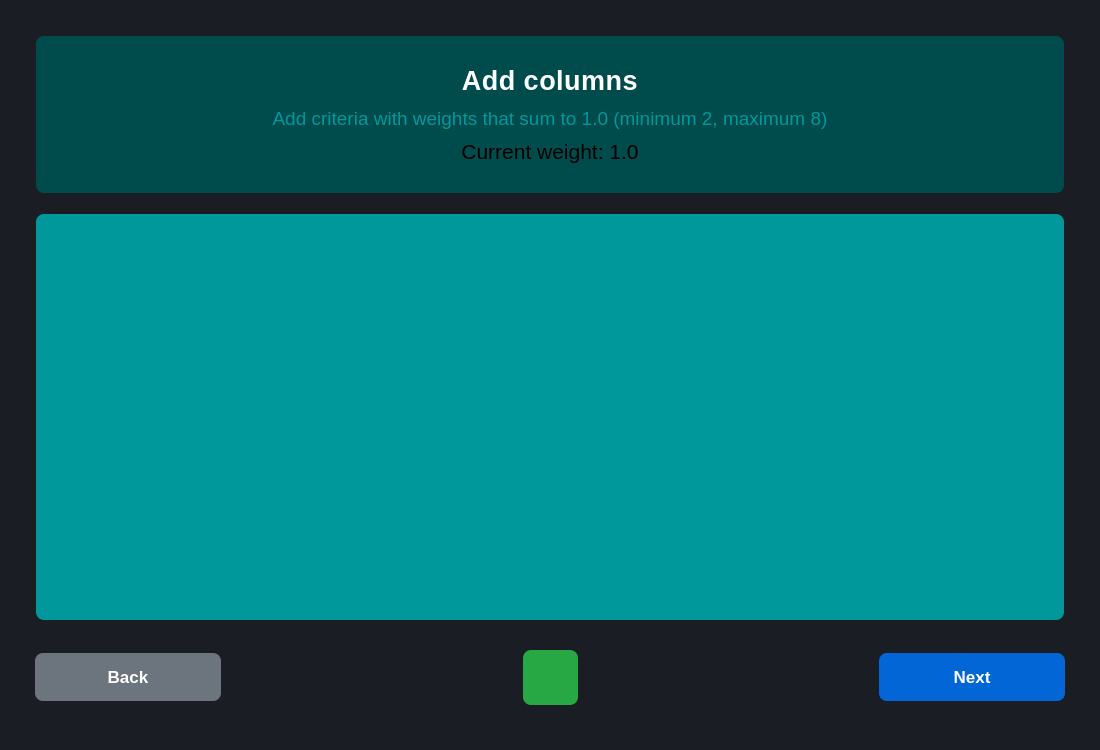
<?xml version="1.0" encoding="UTF-8"?>
<ui version="4.0">
 <class>form</class>
 <widget class="QWidget" name="form">
  <property name="geometry">
   <rect>
    <x>0</x>
    <y>0</y>
    <width>1100</width>
    <height>750</height>
   </rect>
  </property>
  <property name="windowTitle">
   <string>Weighted Decision Matrix</string>
  </property>
  <property name="styleSheet">
   <string notr="true">/* =========================
   Global settings
   ========================= */
#form {
    background-color: #1a1d23;
	font-family: Segoe UI;
}

/* Selection colors */
QLineEdit {
	selection-background-color: #4a9eff;
	selection-color: #ffffff;
}

/* =========================
   Frames
   ========================= */
QFrame {
    border-radius: 8px;
}

#titleFrame {
    background: #004b4c;
    padding: 20px;
	margin: 25px 25px 15px 25px;
    border: none;
}

#contentFrame {
    background-color: #00989b;
    padding: 20px;
	margin: 0px 25px 15px 25px;
    border: none;
}

#buttonsFrame {
    background-color: transparent;
	margin: 0px 15px 25px 15px;
}

/* =========================
   Title styling
   ========================= */
#titleLabel {
    font-size: 20pt;
    font-weight: 600;
    color: #ffffff;
    letter-spacing: 0.5px;
}

#instructionLabel {
    font-size: 14pt;
    font-weight: 400;
    color: #00989b;
    margin-top: 5px;
}

#weightLabel {
	margin-top: 3
}

/* =========================
   Scroll area
   ========================= */
QScrollArea {
    border: none;
    background-color: transparent;
}

QScrollBar:vertical {
    border: none;
    background: #d1d5da;
    width: 10px;
    border-radius: 5px;
    margin: 0px;
}

QScrollBar::handle:vertical {
    background: #959da5;
    border-radius: 5px;
    min-height: 20px;
}

QScrollBar::handle:vertical:hover {
    background: #6a737d;
}

QScrollBar::add-line:vertical, QScrollBar::sub-line:vertical {
    height: 0px;
    border: none;
    background: none;
}

QScrollBar::add-page:vertical, QScrollBar::sub-page:vertical {
    background: none;
}

/* =========================
   Item cards
   ========================= */
#criteriaWidget {
    background-color: transparent;
}

/* =========================
   Buttons
   ========================= */
#backBtn {
    background-color: #6c757d;
    color: #ffffff;
    border: none;
    border-radius: 8px;
    padding: 14px 28px;
    font-size: 13pt;
    font-weight: 600;
    min-width: 130px;
}

#backBtn:hover {
    background-color: #5a6268;
}

#backBtn:pressed {
    background-color: #545b62;
}

#backBtn:disabled {
    background-color: #6c757d;
    color: #adb5bd;
}

#addBtn {
    background-color: #28a745;
    color: #ffffff;
    border: none;
    border-radius: 8px;
    font-size: 24pt;
    font-weight: bold;
    min-width: 55px;
    min-height: 55px;
    max-width: 55px;
    max-height: 55px;
}

#addBtn:hover {
    background-color: #34ce57;
}

#addBtn:pressed {
    background-color: #1e7e34;
}

#nextBtn {
    background-color: #0366d6;
    color: #ffffff;
    border: none;
    border-radius: 8px;
    padding: 14px 28px;
    font-size: 13pt;
    font-weight: 600;
    min-width: 130px;
}

#nextBtn:hover {
    background-color: #0256c5;
}

#nextBtn:pressed {
    background-color: #024ea4;
}

#nextBtn:disabled {
    background-color: #6c757d;
    color: #adb5bd;
}

#backBtn:disabled {
    background-color: #6c757d;
    color: #adb5bd;
}
</string>
  </property>
  <layout class="QVBoxLayout" name="verticalLayout">
   <item>
    <widget class="QFrame" name="titleFrame">
     <property name="frameShape">
      <enum>QFrame::StyledPanel</enum>
     </property>
     <layout class="QVBoxLayout" name="verticalLayout_2">
      <item>
       <widget class="QLabel" name="titleLabel">
        <property name="text">
         <string>Add columns</string>
        </property>
        <property name="alignment">
         <set>Qt::AlignCenter</set>
        </property>
       </widget>
      </item>
      <item>
       <widget class="QLabel" name="instructionLabel">
        <property name="text">
         <string>Add criteria with weights that sum to 1.0 (minimum 2, maximum 8)</string>
        </property>
        <property name="alignment">
         <set>Qt::AlignCenter</set>
        </property>
       </widget>
      </item>
      <item>
       <widget class="QLabel" name="weightLabel">
        <property name="font">
         <font>
          <pointsize>16</pointsize>
         </font>
        </property>
        <property name="text">
         <string>Current weight: 1.0</string>
        </property>
        <property name="alignment">
         <set>Qt::AlignCenter</set>
        </property>
       </widget>
      </item>
     </layout>
    </widget>
   </item>
   <item>
    <widget class="QFrame" name="contentFrame">
     <property name="frameShape">
      <enum>QFrame::StyledPanel</enum>
     </property>
     <layout class="QVBoxLayout" name="verticalLayout_3">
      <item>
       <widget class="QScrollArea" name="scrollArea">
        <property name="widgetResizable">
         <bool>true</bool>
        </property>
        <widget class="QWidget" name="criteriaWidget">
         <property name="geometry">
          <rect>
           <x>0</x>
           <y>0</y>
           <width>966</width>
           <height>310</height>
          </rect>
         </property>
         <layout class="QVBoxLayout" name="criteriaLayout">
          <property name="spacing">
           <number>10</number>
          </property>
         </layout>
        </widget>
       </widget>
      </item>
     </layout>
    </widget>
   </item>
   <item>
    <widget class="QFrame" name="buttonsFrame">
     <property name="frameShape">
      <enum>QFrame::NoFrame</enum>
     </property>
     <layout class="QHBoxLayout" name="horizontalLayout">
      <property name="spacing">
       <number>15</number>
      </property>
      <item>
       <widget class="QPushButton" name="backBtn">
        <property name="text">
         <string>Back</string>
        </property>
       </widget>
      </item>
      <item>
       <spacer name="horizontalSpacer">
        <property name="orientation">
         <enum>Qt::Horizontal</enum>
        </property>
        <property name="sizeHint" stdset="0">
         <size>
          <width>40</width>
          <height>20</height>
         </size>
        </property>
       </spacer>
      </item>
      <item>
       <widget class="QPushButton" name="addBtn">
        <property name="text">
         <string/>
        </property>
        <property name="icon">
         <iconset>
          <normaloff>icons/add.png</normaloff>icons/add.png</iconset>
        </property>
        <property name="iconSize">
         <size>
          <width>30</width>
          <height>30</height>
         </size>
        </property>
       </widget>
      </item>
      <item>
       <spacer name="horizontalSpacer_2">
        <property name="orientation">
         <enum>Qt::Horizontal</enum>
        </property>
        <property name="sizeHint" stdset="0">
         <size>
          <width>40</width>
          <height>20</height>
         </size>
        </property>
       </spacer>
      </item>
      <item>
       <widget class="QPushButton" name="nextBtn">
        <property name="text">
         <string>Next</string>
        </property>
       </widget>
      </item>
     </layout>
    </widget>
   </item>
  </layout>
 </widget>
 <resources/>
 <connections/>
</ui>
